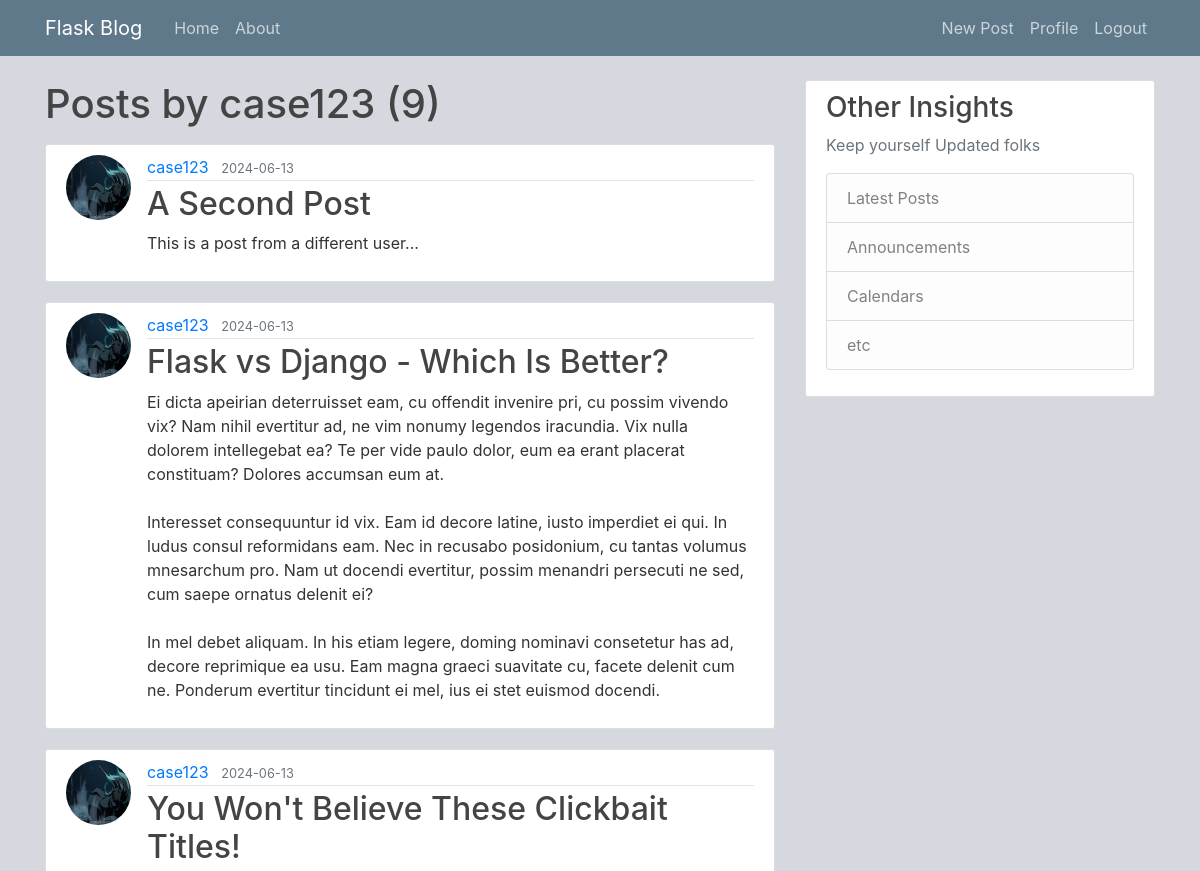
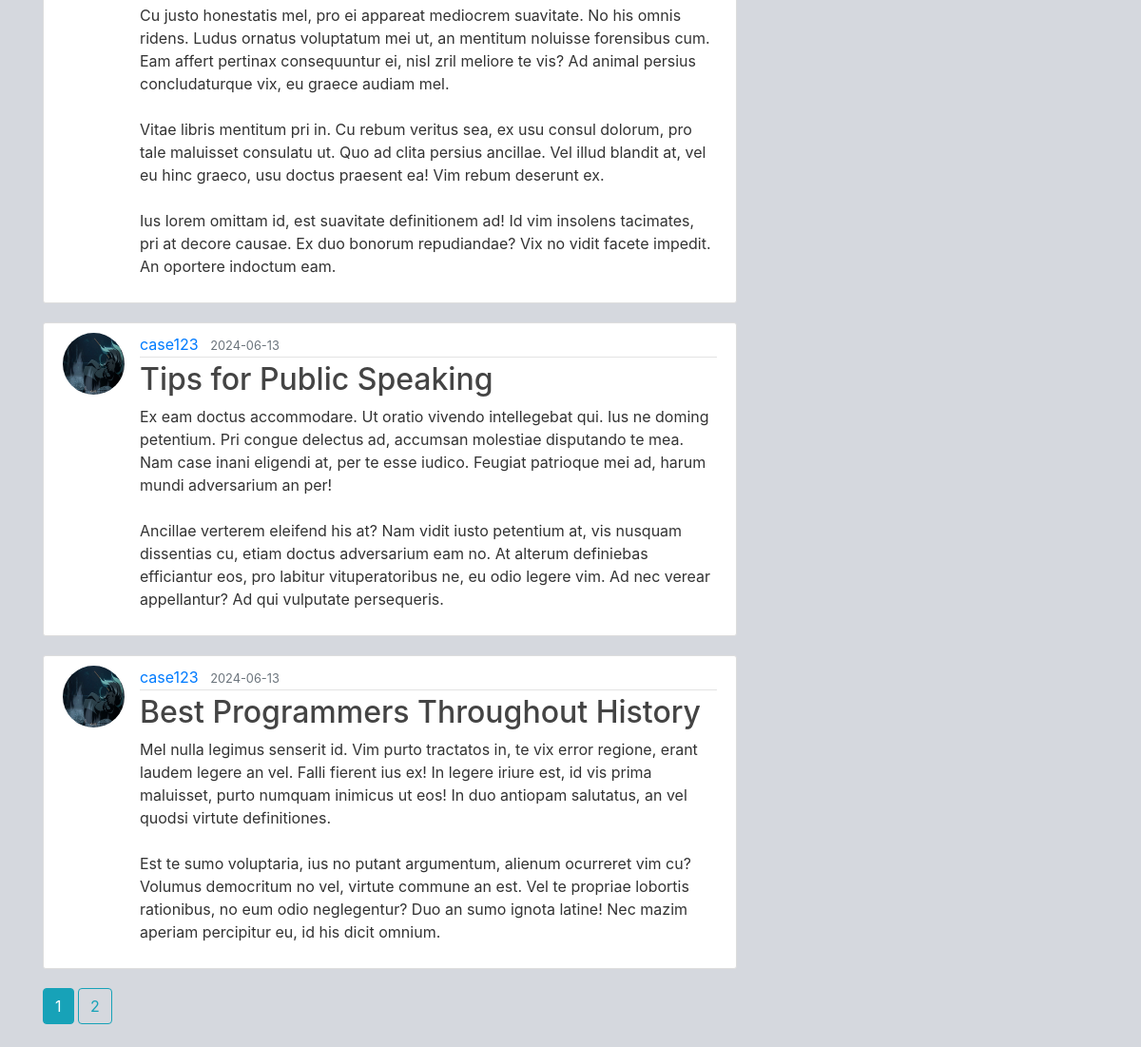
The app's page /user/case123 (signed in) with its own data (2 pictures, top to bottom).
### flaskblog/models.py (models this page shows, shortened)
class User(db.Model, UserMixin):
    id = db.Column(db.Integer, primary_key=True)
    username = db.Column(db.String(20), unique=True, nullable=False)
    email = db.Column(db.String(120), unique=True, nullable=False)
    image_file = db.Column(db.String(20), nullable=False, default='default.jpg')
    password = db.Column(db.String(60), nullable=False)
    posts = db.relationship('Post', backref='author', lazy=True)

class Post(db.Model):
    id = db.Column(db.Integer, primary_key=True)
    title = db.Column(db.String(100), nullable=False)
    date_posted = db.Column(db.DateTime, nullable=False, default=datetime.utcnow)
    content = db.Column(db.Text, nullable=False)
    user_id = db.Column(db.Integer, db.ForeignKey('user.id'), nullable=False)

### flaskblog/users/routes.py (the view)
@users.route("/user/<string:username>")
def user_posts(username):
    page = request.args.get('page', 1, type=int)
    user = User.query.filter_by(username=username).first_or_404()
    posts = Post.query.filter_by(author=user)\
        .order_by(Post.date_posted.desc())\
        .paginate(page=page, per_page=5)
    return render_template('user_posts.html', posts=posts, user=user)

### flaskblog/models.py (called while the page is built)
@login_manager.user_loader
def load_user(user_id):
    return User.query.get(int(user_id))

### flaskblog/templates/user_posts.html
{% extends "layout.html" %}
{% block content %}
    <h1 class='mb-3'> Posts by {{user.username}} ({{ posts.total }})</h1>
    {% for post in posts.items %}
        <article class="media content-section">
          <img class="rounded-circle article-img" src="{{ url_for('static', filename='pfp/' + post.author.image_file) }}">
          <div class="media-body">
            <div class="article-metadata">
              <a class="mr-2" href="{{url_for('users.user_posts', username = post.author.username)}}">{{ post.author.username }}</a>
              <small class="text-muted">{{ post.date_posted.strftime('%Y-%m-%d') }}</small>
            </div>
            <h2><a class="article-title" href="{{ url_for('posts.post', post_id=post.id)}}">{{ post.title }}</a></h2>
            <p class="article-content">{{ post.content }}</p>
          </div>
        </article>
    {% endfor %}
    {% for page_num in posts.iter_pages(left_edge=1, right_edge=1, left_current=1, right_current=2) %}
      {% if page_num %}
        {% if posts.page == page_num %}
          <a class="btn btn-info mb-4" href="{{ url_for('users.user_posts', username = user.username, page=page_num) }}">{{ page_num }}</a>
        {% else %}
          <a class="btn btn-outline-info mb-4" href="{{ url_for('users.user_posts',username = user.username, page=page_num) }}">{{ page_num }}</a>
        {% endif %}
      {% else %}
        ...
    {% endif %}
  {% endfor %}
{% endblock content %}

### flaskblog/static/main.css (style rules this page uses)
body { background: #d5d8de; color: #333333; margin-top: 5rem; }
h1, h2, h3, h4, h5, h6 { color: #444444; }
.content-section { background: #ffffff; padding: 10px 20px; border: 1px solid #dddddd; border-radius: 3px; margin-bottom: 20px; }
.article-title { color: #444444; }
.article-content { white-space: pre-line; }
.article-img { height: 65px; width: 65px; margin-right: 16px; }
.article-metadata { padding-bottom: 1px; margin-bottom: 4px; border-bottom: 1px solid #e3e3e3 }

### records on screen
User: username "case123"
Post: image_file (placeholder picture), author.username "case123", date_posted "2024-06-13", title "A Second Post", content "This is a post from a different user..."
Post: image_file (placeholder picture), author.username "case123", date_posted "2024-06-13", title "Flask vs Django - Which Is Better?", content "Ei dicta apeirian deterruisset eam, cu offendit invenire pri, cu possim vivendo vix? Nam nihil evertitur ad, ne vim nonumy legendos iracundia. Vix nulla dolorem intellegebat ea? Te per vide paulo dolor, eum ea erant placerat constituam? Dolores accumsan eum at. Interesset consequuntur id vix. Eam id decore latine, iusto imperdiet ei qui. In ludus consul reformidans eam. Nec in recusabo posidonium, cu tantas volumus mnesarchum pro. Nam ut docendi evertitur, possim menandri persecuti ne sed, cum saepe ornatus delenit ei? In mel debet aliquam. In his etiam legere, doming nominavi consetetur has ad, decore reprimique ea usu. Eam magna graeci suavitate cu, facete delenit cum ne. Ponderum…"
Post: image_file (placeholder picture), author.username "case123", date_posted "2024-06-13", title "You Won't Believe These Clickbait Titles!", content "Cu justo honestatis mel, pro ei appareat mediocrem suavitate. No his omnis ridens. Ludus ornatus voluptatum mei ut, an mentitum noluisse forensibus cum. Eam affert pertinax consequuntur ei, nisl zril meliore te vis? Ad animal persius concludaturque vix, eu graece audiam mel. Vitae libris mentitum pri in. Cu rebum veritus sea, ex usu consul dolorum, pro tale maluisset consulatu ut. Quo ad clita persius ancillae. Vel illud blandit at, vel eu hinc graeco, usu doctus praesent ea! Vim rebum deserunt ex. Ius lorem omittam id, est suavitate definitionem ad! Id vim insolens tacimates, pri at decore causae. Ex duo bonorum repudiandae? Vix no vidit facete impedit. An oportere indoctum eam."
Post: image_file (placeholder picture), author.username "case123", date_posted "2024-06-13", title "Tips for Public Speaking", content "Ex eam doctus accommodare. Ut oratio vivendo intellegebat qui. Ius ne doming petentium. Pri congue delectus ad, accumsan molestiae disputando te mea. Nam case inani eligendi at, per te esse iudico. Feugiat patrioque mei ad, harum mundi adversarium an per! Ancillae verterem eleifend his at? Nam vidit iusto petentium at, vis nusquam dissentias cu, etiam doctus adversarium eam no. At alterum definiebas efficiantur eos, pro labitur vituperatoribus ne, eu odio legere vim. Ad nec verear appellantur? Ad qui vulputate persequeris."
Post: image_file (placeholder picture), author.username "case123", date_posted "2024-06-13", title "Best Programmers Throughout History", content "Mel nulla legimus senserit id. Vim purto tractatos in, te vix error regione, erant laudem legere an vel. Falli fierent ius ex! In legere iriure est, id vis prima maluisset, purto numquam inimicus ut eos! In duo antiopam salutatus, an vel quodsi virtute definitiones. Est te sumo voluptaria, ius no putant argumentum, alienum ocurreret vim cu? Volumus democritum no vel, virtute commune an est. Vel te propriae lobortis rationibus, no eum odio neglegentur? Duo an sumo ignota latine! Nec mazim aperiam percipitur eu, id his dicit omnium."

### other values on screen
{{ posts.total }} "9"
{{ page_num }} "1"
{{ page_num }} "2"
